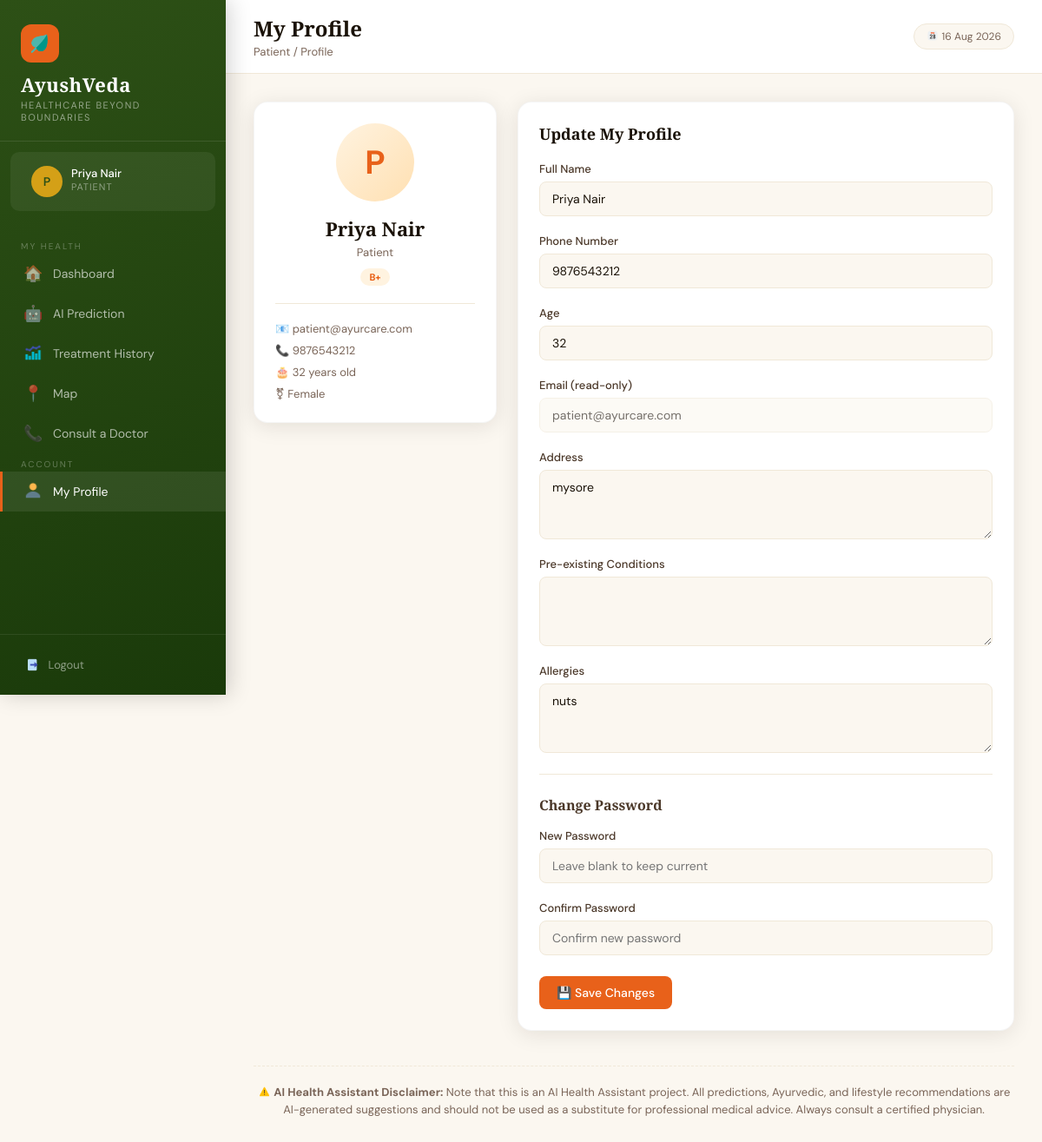
Screenshot of /patient/profile (signed in) with the database file from the repository.
### tables this page shows
CREATE TABLE patients (
            id INTEGER PRIMARY KEY AUTOINCREMENT,
            name TEXT NOT NULL,
            email TEXT UNIQUE NOT NULL,
            password TEXT NOT NULL,
            phone TEXT,
            age INTEGER,
            gender TEXT,
            blood_group TEXT,
            address TEXT,
            doctor_id INTEGER,
            created_at TIMESTAMP DEFAULT CURRENT_TIMESTAMP, preexisting_conditions TEXT, allergies TEXT, triage_raw_text TEXT, triage_symptoms TEXT, latitude REAL, longitude REAL, location_updated_at TIMESTAMP, share_location INTEGER DEFAULT 0,
            FOREIGN KEY (doctor_id) REFERENCES doctors(id)
        );

### app.py (the view, shortened to what this page needs)
@app.route('/patient/profile', methods=['GET', 'POST'])
@login_required('patient')
def patient_profile():
    conn = get_db()
    patient = conn.execute("SELECT * FROM patients WHERE id=?", (session['user_id'],)).fetchone()
    conn.close()
    return render_template('patient/profile.html', patient=patient)

### app.py (called while the page is built)
@app.context_processor
def inject_now():
    return {'now': datetime.now().strftime('%d %b %Y')}

def get_db():
    conn = sqlite3.connect(DB_PATH)
    conn.row_factory = sqlite3.Row
    return conn

def login_required(role):
    def decorator(f):
        @wraps(f)
        def wrapper(*args, **kwargs):
            if session.get('role') != role:
                flash('Please login to continue.', 'error')
                return redirect(url_for(f'{role}_login'))
            return f(*args, **kwargs)
        return wrapper
    return decorator

### templates/patient/profile.html (shortened to what this page needs)
{% extends 'base.html' %}
{% block page_title %}My Profile{% endblock %}
{% block breadcrumb %}Patient / Profile{% endblock %}
{% block nav %}
<span class="nav-section-label">My Health</span>
<a href="/patient/dashboard" class="nav-link"><span class="icon">🏠</span> Dashboard</a>
<a href="/patient/predict" class="nav-link"><span class="icon">🤖</span> AI Prediction</a>
<a href="/patient/history" class="nav-link"><span class="icon"><img src="/static/images/dashboard_icon.png" style="height:1.2em;width:1.2em;vertical-align:-0.2em;"></span> Treatment History</a>
<a href="/patient/map" class="nav-link"><span class="icon">📍</span> Map</a>
<a href="/patient/consult" class="nav-link"><span class="icon">📞</span> Consult a Doctor</a>
<span class="nav-section-label">Account</span>
<a href="/patient/profile" class="nav-link active"><span class="icon"><img src="/static/images/profile_icon.png" style="height:1.2em;width:1.2em;vertical-align:-0.2em;"></span> My Profile</a>
{% endblock %}
{% block content %}
<div style="display:grid;grid-template-columns:280px 1fr;gap:24px;align-items:start">
    <div class="card" style="text-align:center">
        <div style="width:90px;height:90px;background:linear-gradient(135deg,#FFF3E0,#FFE0B2);border-radius:50%;display:flex;align-items:center;justify-content:center;font-size:38px;font-weight:700;color:#E8611A;margin:0 auto 16px">
            {{ patient.name[0].upper() }}
        </div>
        <h3 style="font-size:22px;margin-bottom:4px">{{ patient.name }}</h3>
        <p style="color:#7A6558;font-size:13px">Patient</p>
        <span class="badge badge-orange" style="margin-top:10px">{{ patient.blood_group or 'N/A' }}</span>
        <div style="margin-top:20px;padding-top:20px;border-top:1px solid #F0E8D8;text-align:left">
            <div style="font-size:13px;color:#7A6558;margin-bottom:8px">📧 {{ patient.email }}</div>
            <div style="font-size:13px;color:#7A6558;margin-bottom:8px">📞 {{ patient.phone or 'Not set' }}</div>
            <div style="font-size:13px;color:#7A6558;margin-bottom:8px">🎂 {{ patient.age or 'N/A' }} years old</div>
            <div style="font-size:13px;color:#7A6558">⚧ {{ patient.gender or 'N/A' }}</div>
        </div>
    </div>
    <div class="card">
        <div class="card-header">
            <h3 class="card-title">Update My Profile</h3>
        </div>
        <form method="POST">
            <div class="form-grid">
                <div class="form-group">
                    <label>Full Name</label>
                    <input type="text" name="name" value="{{ patient.name }}" required>
                </div>
                <div class="form-group">
                    <label>Phone Number</label>
                    <input type="text" name="phone" value="{{ patient.phone or '' }}">
                </div>
                <div class="form-group">
                    <label>Age</label>
                    <input type="number" name="age" value="{{ patient.age or '' }}">
                </div>
                <div class="form-group">
                    <label>Email (read-only)</label>
                    <input type="email" value="{{ patient.email }}" disabled style="opacity:0.6">
                </div>
                <div class="form-group form-full">
                    <label>Address</label>
                    <textarea name="address">{{ patient.address or '' }}</textarea>
                </div>
                <div class="form-group form-full">
                    <label>Pre-existing Conditions</label>
                    <textarea name="preexisting_conditions">{{ patient.preexisting_conditions or '' }}</textarea>
                </div>
                <div class="form-group form-full">
                    <label>Allergies</label>
                    <textarea name="allergies">{{ patient.allergies or '' }}</textarea>
                </div>
            </div>
            <div style="margin-top:24px;padding-top:24px;border-top:1px solid #F0E8D8">
                <h4 style="font-size:16px;margin-bottom:16px;color:#4A3728">Change Password</h4>
                <div class="form-grid">
                    <div class="form-group">
                        <label>New Password</label>
                        <input type="password" name="new_password" placeholder="Leave blank to keep current">
                    </div>
                    <div class="form-group">
                        <label>Confirm Password</label>
                        <input type="password" placeholder="Confirm new password">
                    </div>
                </div>
            </div>
            <div class="form-actions">
                <button type="submit" class="btn btn-primary">💾 Save Changes</button>
            </div>
        </form>
    </div>
</div>
{% endblock %}

### templates/base.html (shortened to what this page needs)
<!DOCTYPE html>
<html lang="en">
<head>
</head>
<body>
    {% block body %}
    <div class="sidebar">
        <div class="sidebar-brand">
            <div class="logo-icon"><img src="/static/images/logo_icon.png"
                    style="height:1.2em;width:1.2em;vertical-align:-0.2em;"></div>
            <h2>AyushVeda</h2>
            <p>Healthcare Beyond Boundaries</p>
        </div>
        {% if session.user_name %}
        <div class="sidebar-user">
            <div class="avatar">{{ session.user_name[0].upper() }}</div>
            <div class="user-info">
                <div class="user-name">{{ session.user_name }}</div>
                <div class="user-role">{{ session.role|capitalize }}</div>
            </div>
        </div>
        {% endif %}
        <nav class="sidebar-nav">
            {% block nav %}{% endblock %}
        </nav>
        <div class="sidebar-footer">
            <a href="/logout" class="logout-btn"><img src="/static/images/logout_icon.png"
                    style="height:1.2em;width:1.2em;vertical-align:-0.2em;"> Logout</a>
        </div>
    </div>
    <div class="main">
        <div class="topbar">
            <div>
                <h1>{% block page_title %}Dashboard{% endblock %}</h1>
                <div class="breadcrumb">{% block breadcrumb %}Home{% endblock %}</div>
            </div>
            <div class="topbar-right">
                <span class="date-badge"><img src="/static/images/appointments_icon.png"
                        style="height:1.2em;width:1.2em;vertical-align:-0.2em;"> {{ now }}</span>
            </div>
        </div>
        <div class="content">
            {% block content %}{% endblock %}
            <div class="content-footer"
                style="margin-top: 40px; padding-top: 20px; border-top: 1px dashed var(--cream-dark); text-align: center; font-size: 13px; color: var(--text-light); line-height: 1.5;">
                <strong><img src="/static/images/warning_icon.png"
                        style="height:1.2em;width:1.2em;vertical-align:-0.2em;"> AI Health Assistant
                    Disclaimer:</strong> Note that this is an AI Health Assistant project. All predictions, Ayurvedic,
                and lifestyle recommendations are AI-generated suggestions and should not be used as a substitute for
                professional medical advice. Always consult a certified physician.
            </div>
        </div>
    </div>
    {% endblock %}
</body>
</html>

### rows the page displays
patients: user_name "Priya Nair", name "P", name "Priya Nair", blood_group "B+", email "patient@ayurcare.com", phone "9876543212", age "32", gender "Female", address "mysore", allergies "nuts"

### other values shown
{{ session.user_name[0].upper() }} "P"
{{ session.role|capitalize }} "PATIENT"
